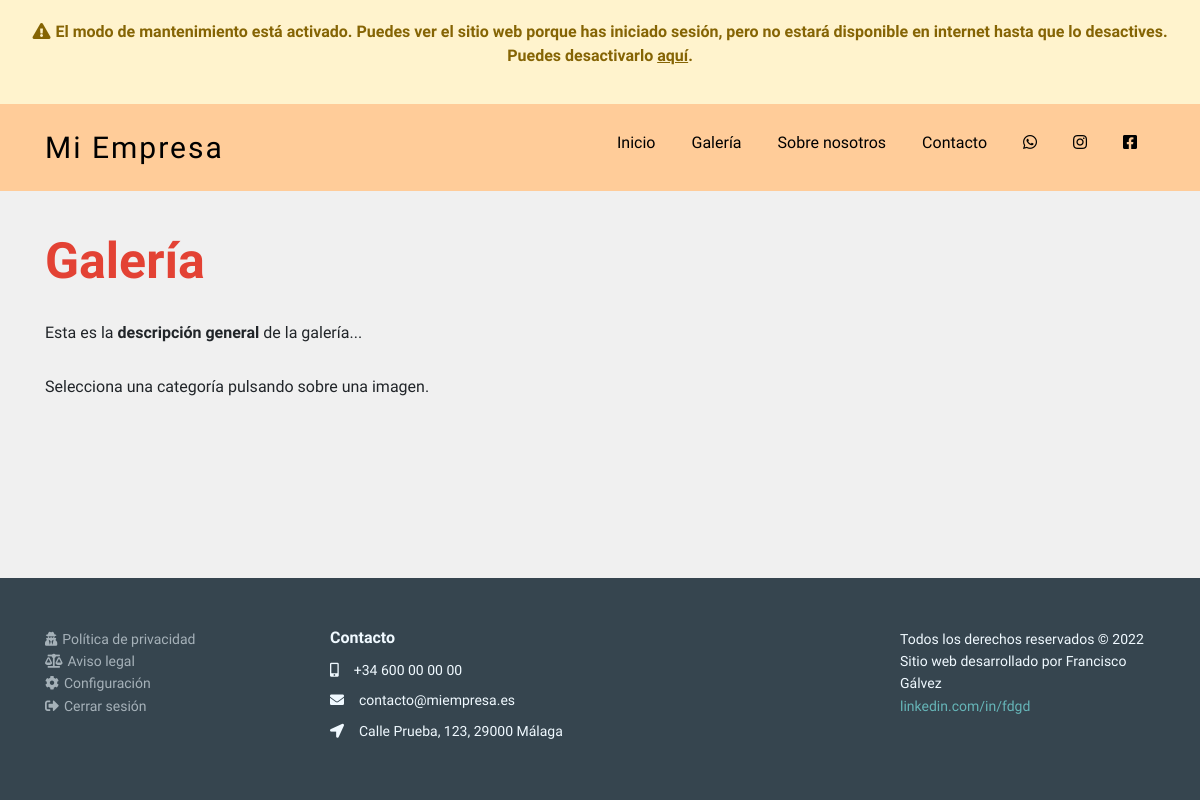
The app's page /galeria.php (signed in) with its own data.
### tables this page shows
CREATE TABLE `company_info` (
  `key_info` varchar(255) NOT NULL,
  `value_info` longtext NOT NULL,
  `modifiedBy` int(4) NOT NULL
);

### public_html/scripts/get_uri.php (called while the page is built, shortened)
<?php
    function GetBaseUri() {
        return (isset($_SERVER['HTTPS']) && $_SERVER['HTTPS'] === 'on' ? "https" : "http") . "://$_SERVER[HTTP_HOST]";
    }
?>

### connection.php (called while the page is built)
<?php
    $DSN = 'mysql:dbname=vigal;host=127.0.0.1;charset=utf8mb4';
    $DB_user = 'root';
    $DB_pass = '';
?>

### public_html/scripts/get_site_settings.php (called while the page is built, shortened)
<?php
    require_once $_SERVER["DOCUMENT_ROOT"]."/dashboard/scripts/check_url_direct_access.php";
    require_once $_SERVER["DOCUMENT_ROOT"].'/dashboard/scripts/database_connection.php';
    function getSiteSettings() {
        $conn = new DatabaseConnection();
        $res = $conn->query("select * from company_info");
        $res[8]["value_info"] = json_decode($res[8]["value_info"], true);
        $res[4]["value_info"] = json_decode($res[4]["value_info"], true);
        return $res;
    }
?>

### public_html/dashboard/scripts/database_connection.php (called while the page is built, shortened)
<?php
    class DatabaseConnection {
        function __construct() {
            require dirname($_SERVER["DOCUMENT_ROOT"], 1).'/connection.php';
            try {
                $this->conn = new PDO($DSN, $DB_user, $DB_pass);
            } catch (PDOException $e) {
                echo 'Connection error: ' . $e->getMessage();
            }
        }
        public function query($sql) {
            $res = array();
            $aux = $this->conn->query($sql);
            if (gettype($aux) == "object") {
                while ($rows = $aux->fetch(PDO::FETCH_ASSOC)) {
                    array_push($res, $rows);
                }
                return $res;
            } else {
                $this->num_rows = 0;
                return $aux;
            }
        }
    }
?>

### public_html/scripts/get_maintenance_status.php (called while the page is built)
<?php
    function getMaintenanceStatus($site_settings) {
        if ($site_settings[11]["value_info"] == "false") return false;
        else return true;
    }
?>

### public_html/galeria.php (the view, shortened to what this page needs)
<?php
    require_once $_SERVER["DOCUMENT_ROOT"]."/scripts/get_site_settings.php";
    require_once $_SERVER["DOCUMENT_ROOT"]."/scripts/get_uri.php";
    require_once $_SERVER["DOCUMENT_ROOT"]."/scripts/get_maintenance_status.php";
    $site_settings = getSiteSettings();
    $maintenance = getMaintenanceStatus($site_settings);
    $pageNotFound = false;
?>
<!DOCTYPE html>
<html lang="es">
<head>
    <link rel="stylesheet" href="<?=GetBaseUri()?>/includes/bootstrap/css/bootstrap.min.css">
    <link rel="stylesheet" href="<?=GetBaseUri()?>/includes/css/footer.css">
    <link rel="stylesheet" href="https://cdnjs.cloudflare.com/ajax/libs/animate.css/3.5.2/animate.min.css">
    <link rel="stylesheet" href="<?=GetBaseUri()?>/includes/css/Navigation-Clean.css">
    <link rel="stylesheet" href="<?=GetBaseUri()?>/includes/css/styles.css">
    <link rel="stylesheet" href="<?=GetBaseUri()?>/includes/fonts/fontawesome-all.min.css">
    <link rel="stylesheet" href="<?=GetBaseUri()?>/includes/css/gallery.css">
    <link rel="stylesheet" href="<?=GetBaseUri()?>/includes/css/simple-lightbox.css?v2.8.0">
    <link rel="stylesheet" href="https://cdnjs.cloudflare.com/ajax/libs/animate.css/4.1.1/animate.min.css"/>
</head>
<body>
    <?php if (!$pageNotFound): ?>
        <?php
            if ($maintenance && isset($_SESSION["loggedin"])) {
                include $_SERVER["DOCUMENT_ROOT"]."/snippets/maintenance_message.php";
            }
            include $_SERVER["DOCUMENT_ROOT"].'/includes/header.php';
        ?>
        <div class="container content">
            <?php if (!isset($_GET['category'])): ?>
                <h1 class="title">Galería</h1>
                <p class="title-description"><?=$site_settings[12]["value_info"]?></p>
                <p class="title-description">Selecciona una categoría pulsando sobre una imagen.</p>
            <?php endif; ?>
        </div>
        <?php include $_SERVER["DOCUMENT_ROOT"].'/includes/footer.php'; ?>
    <?php endif; ?>
</body>
</html>

### public_html/includes/header.php (shortened to what this page needs)
<nav class="nav-solid navbar navbar-expand-lg navigation-clean">
    <div class="container">
        <a class="navbar-brand" href="<?=GetBaseUri()?>" name="company_name"><?=$site_settings[2]["value_info"]?></a>
        <div class="collapse navbar-collapse" id="navcol-1" style="margin-left: 5%;">
            <ul class="navbar-nav nav ml-auto mt-2 mt-lg-0">
                <li class="nav-item"><a class="nav-link underline-animated" href="<?=GetBaseUri()?>">Inicio</a></li>
                <li class="nav-item"><a class="nav-link underline-animated" href="<?=GetBaseUri()?>/galeria">Galería</a></li>
                <li class="nav-item"><a class="nav-link underline-animated" href="<?=GetBaseUri()?>/sobre-nosotros">Sobre nosotros</a></li>
                <li class="nav-item"><a class="nav-link underline-animated" href="<?=GetBaseUri()?>/contacto">Contacto</a></li>
                <li class="nav-item">
                    <div class="social-div">
                        <?php if (isset($site_settings[4]["value_info"]["whatsapp"])):?>
                            <div class="social-link">
                                <a class="nav-link whatsapp" data-bs-hover-animate="pulse" target="blank" href="https://wa.me/<?=$site_settings[4]["value_info"]["whatsapp"]?>"><i class="fab fa-whatsapp fa-w-16"></i></a>
                            </div>
                        <?php endif; ?>
                        <?php if (isset($site_settings[4]["value_info"]["instagram"])):?>
                            <div class="social-link">
                                <a class="nav-link instagram" data-bs-hover-animate="pulse" target="blank" href="https://www.instagram.com/<?=$site_settings[4]["value_info"]["instagram"]?>"><i class="fab fa-instagram"></i></a>
                            </div>
                        <?php endif; ?>
                        <?php if (isset($site_settings[4]["value_info"]["facebook"])):?>
                            <div class="social-link">
                                <a class="nav-link facebook" data-bs-hover-animate="pulse" target="blank" href="https://www.facebook.com/<?=$site_settings[4]["value_info"]["facebook"]?>"><i class="fab fa-facebook-square"></i></a>
                            </div>
                        <?php endif; ?>
                    </div>
                </li>
            </ul>
        </div>
    </div>
</nav>

### public_html/includes/footer.php
<footer>
    <div class="container">
        <div class="row">
            <div class="col-12 col-sm-5 col-md-3 footer-links">
                <ul>
                    <li><a href="<?=GetBaseUri()?>/politica-privacidad"><i class="fas fa-user-secret" style="margin-right: 5px;"></i>Política de privacidad</a></li>
                    <li><a href="<?=GetBaseUri()?>/aviso-legal"><i class="fas fa-balance-scale" style="margin-right: 5px;"></i>Aviso legal</a></li>
                    <?php
                        if (!isset($_SESSION['loggedin'])) {
                            echo '<li><a href="'.GetBaseUri().'/login"><i class="fas fa-sign-in-alt" style="margin-right: 5px;"></i>Iniciar sesión</a></li>';
                        } else {
                            echo '<li><a href="'.GetBaseUri().'/dashboard?page=start"><i class="fas fa-cog" style="margin-right: 5px;"></i>Configuración</a></li>';
                            echo '<li><a href="'.GetBaseUri().'/scripts/logout.php"><i class="fas fa-sign-out-alt" style="margin-right: 5px;"></i>Cerrar sesión</a></li>';
                        }
                    ?>
                </ul>
            </div>
            <div class="col-12 col-sm-7 col-md-6">
                <h3>Contacto</h3>
                <ul>
                    <li style="color: rgb(240,249,255);"><i class="fas fa-mobile-alt" style="padding-right: 5px;"></i><label id="telephone"><?=$site_settings[0]["value_info"]?></label></li>
                    <li style="color: rgb(240,249,255);"><i class="fas fa-envelope" style="padding-right: 5px;"></i><label id="email"><?=$site_settings[3]["value_info"]?></label></li>
                    <li style="color: rgb(240,249,255);"><i class="fas fa-location-arrow" style="padding-right: 5px;"></i><label id="address"><?=$site_settings[1]["value_info"]?></label></li>
                </ul>
            </div>
            <div class="col-12 col-sm-12 col-md-3 web-author">
                <ul>
                    <li>Todos los derechos reservados © <?=date('Y')?></li>
                    <li>Sitio web desarrollado por Francisco Gálvez</li>
                    <li><a class="footer_link" target="blank" href="https://www.linkedin.com/in/fdgd">linkedin.com/in/fdgd</a></li>
                </ul>
            </div>
        </div>
    </div>
</footer>

### public_html/includes/css/footer.css (style rules this page uses)
footer { padding: 50px 0; color: #f0f9ff; background-color: #282d32; }
footer h3 { margin-top: 0; margin-bottom: 12px; font-weight: bold; font-size: 16px; }
footer ul { padding: 0; list-style: none; line-height: 1.6; font-size: 14px; margin-bottom: 0; }
footer ul a { color: inherit; text-decoration: none; opacity: 0.6; }

### public_html/includes/css/Navigation-Clean.css (style rules this page uses)
.navigation-clean { background: #fff; padding-top: .75rem; padding-bottom: .75rem; border-radius: 0; box-shadow: none; border: none; margin-bottom: 0; }
@media (min-width:768px) { .navigation-clean { padding-top: 1rem; padding-bottom: 1rem; } }
.navigation-clean .navbar-brand { font-weight: bold; color: inherit; }
.navigation-clean .navbar-collapse, .navigation-clean .form-inline { border-top-color: #ddd; }
.navigation-clean.navbar .navbar-nav .nav-link { padding-left: 18px; padding-right: 18px; }

### public_html/includes/css/styles.css (style rules this page uses)
:root { --navbar-main-color: #ffcc99; --navbar-link-hover-color: #F08000; --footer-main-color: #36454F; --footer-link-hover-color: #ffcc99; --body-background-color: #f0f0f0; --navbar-text-color: black ; --title-color: #E34234; --button-main-color: #FFDB58; --button-hover-bg-color: #F3E5AB; --button-hover-text-color: rgb(37, 37, 37); --button-text-color: black; --navigation-button-text-color: white; --button-2-main-color: #ff9999; --button-2-hover-bg-color: #ffcccc; --button-3-main-color: #6fdc87; --button-3-hover-bg-color: #98e6a9; --div-bg-color-1: #e6e6e6; --div-bg-color-2: #f2f2f2; --custom-checkbox-bg-selected: #ffcc99; --pagination-main-color: #ffb162; }
.navbar-brand { font-family: 'Great Vibes'; letter-spacing: 2px; padding-right: 15px; font-weight: lighter !important; font-size: 30px; }
.navbar { color: var(--navbar-text-color) !important; }
body { background-color: var(--body-background-color); min-height: 100vh !important; margin: 0; font-family: 'Quicksand'; display: flex; flex-direction: column; }
.social-link { float: left; width: 50px; height: 50px; }
body a { color: var(--navbar-link-color) !important; }
.nav-link { display: inline-block !important; position: relative !important; color: var(--navbar-text-color); padding-bottom: 3px !important; }
.underline-animated:after { content: '' !important; display: block !important; margin: auto !important; height: 3px !important; width: 0px !important; background: transparent !important; transition: width .5s ease, background-color .5s ease !important; }
.nav-solid { background-color: var(--navbar-main-color) !important; transition: background-color 200ms linear !important; }
footer { margin-top: auto; background-color: var(--footer-main-color) !important; }
.footer_link { color: #85FFFD !important; }
ul { list-style-type: none; padding-left: 0; }
li > i { margin-right: 10px; }
@media (min-width: 991px) { h1.title { color: var(--title-color); font-size: 50px !important; text-align: left !important; margin-bottom: 30px !important; font-weight: bold !important; } }
@media (min-width: 991px) { .title-description { text-align: left; margin-bottom: 30px; margin-top: 30px; } }
@media (min-width: 991px) { .content { margin-top:40px; margin-bottom:40px; } }
footer { margin-bottom: 0; }

### records on screen
company_info: value_info "Mi Empresa"
company_info: value_info "Esta es la descripción general de la galería..."
company_info: value_info "+34 600 00 00 00"
company_info: value_info "contacto@miempresa.es"
company_info: value_info "Calle Prueba, 123, 29000 Málaga"
